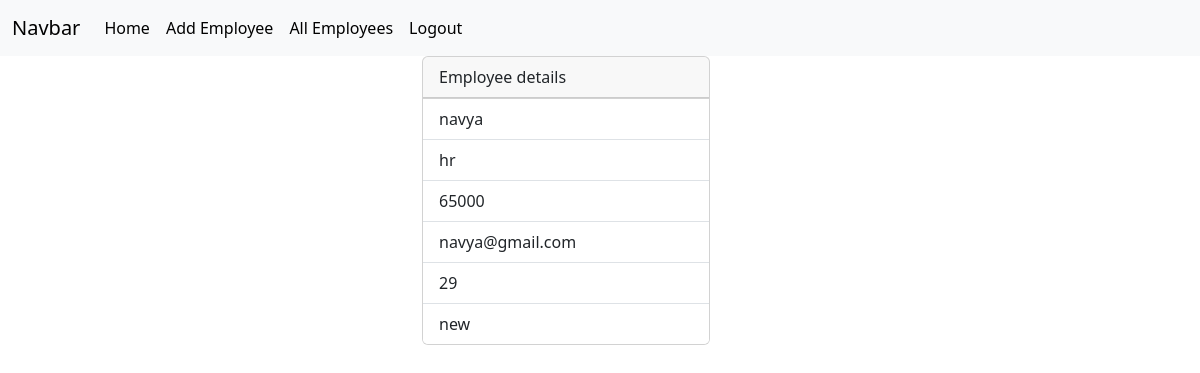
/employees/2 (signed in), run on the app's committed database.
### crm/models.py (models this page shows, shortened)
class Employees(models.Model):
    name=models.CharField(max_length=200)
    department=models.CharField(max_length=200)
    salary=models.PositiveIntegerField()
    email=models.EmailField(unique=True)
    contact=models.CharField(max_length=10,null=True)
    age=models.PositiveIntegerField()
    profile_pic=models.ImageField(upload_to="images",null=True,blank=True)
    dob=models.DateField(null=True,blank=True)

### crm/views.py (the view)
# urls.py: path('employees/<int:pk>',views.EmployeeDetailView.as_view(),name="emp-details"),
@method_decorator(signin_required,name="dispatch")
class EmployeeDetailView(View):
    def get(self,request,*args,**kwargs):
        id=kwargs.get("pk")
        qs=Employees.objects.get(id=id)
        return render(request,"emp_details.html",{"data":qs})

### crm/views.py (called while the page is built)
def signin_required(fn):
    def wrapper(request,*args,**kwargs):
        if not request.user.is_authenticated:
            messages.error(request,"invalid session")
            return redirect("signin")
        else:
            return fn(request,*args,**kwargs)
    return wrapper

### crm/templates/emp_details.html (shortened to what this page needs)
{%extends 'base.html'%}
{%block body_block%}
<div class="container">
    <div class="row">
        <div class="col-4"></div>
        <div class="col-4">
            <div class="card" style="width: 18rem;">
                <div class="card-header">
                    Employee details
                </div>
                <ul class="list-group list-group-flush">
                <li class="list-group-item">{{data.name}}</li>
                <li class="list-group-item">{{data.department}}</li>
                <li class="list-group-item">{{data.salary}}</li>
                <li class="list-group-item">{{data.email}}</li>
                <li class="list-group-item">{{data.age}}</li>
                <li class="list-group-item">{{data.contact}}</li>
                </ul>
            </div>
        </div>
        <div class="col-4"></div>
    </div>
</div>
{%endblock%}

### data on the page
Employees: name "navya", department "hr", salary "65000", email "navya@gmail.com", age "29", contact "new"
